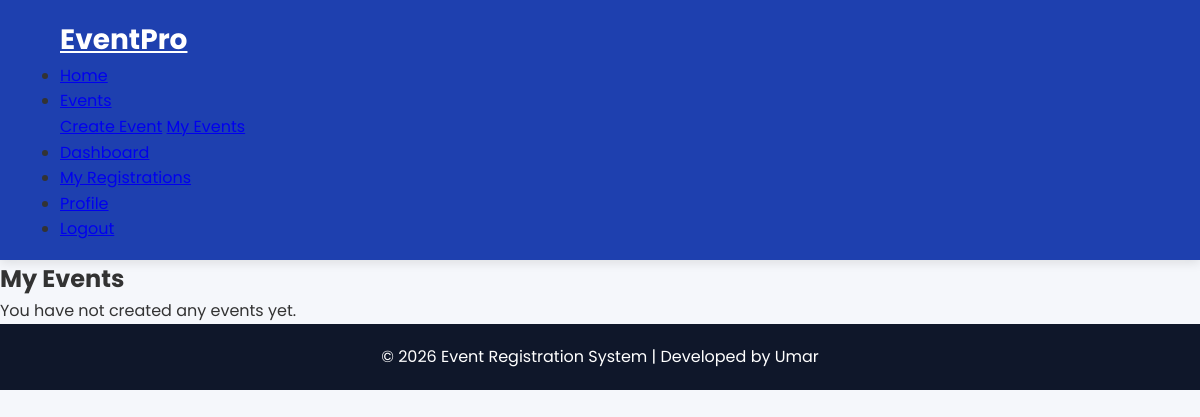
The page /my-events/ (signed in) on the database as committed earlier.
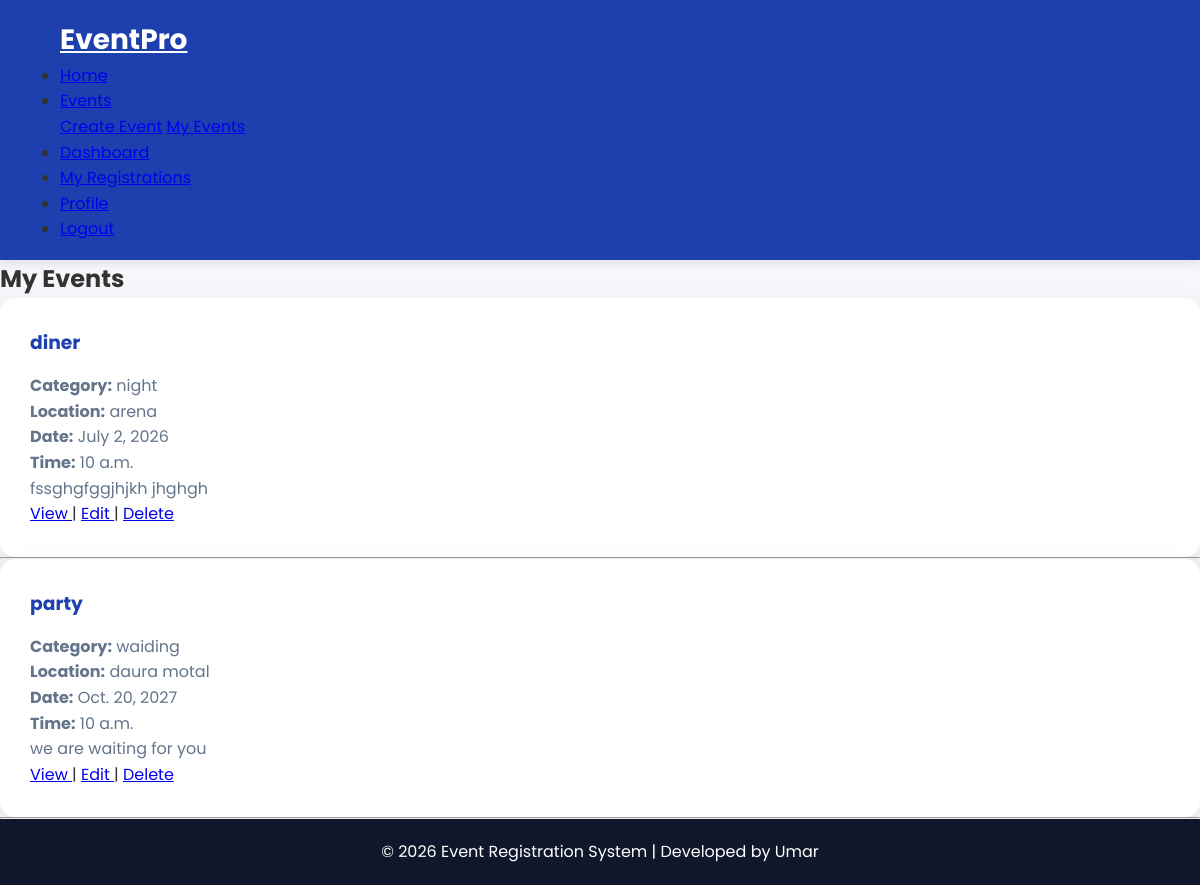
The same page on the database as committed later.
### events/models.py (models this page shows, shortened)
class Event(models.Model):
    title = models.CharField(max_length=200)
    category = models.CharField(max_length=100)
    location = models.CharField(max_length=200)
    event_date = models.DateField()
    event_time = models.TimeField()
    description = models.TextField()
    image = models.ImageField(
        upload_to="events/",
        blank=True,
        null=True
    )
    seats = models.PositiveIntegerField()
    created_at = models.DateTimeField(auto_now_add=True)
    created_by = models.ForeignKey(
        User,
        on_delete=models.CASCADE,
        related_name="events"
    )

### events/views.py (the view)
@login_required
def my_events(request):
    events = Event.objects.filter(created_by=request.user).order_by("-created_at")
    return render(
        request,
        "my_events.html",
        {"events": events},
    )

### events/templates/my_events.html
{% extends "base.html" %}
{% block content %}
<h2>My Events</h2>
{% if events %}
    {% for event in events %}
        <div class="card">
            <h3>{{ event.title }}</h3>
            <p><strong>Category:</strong> {{ event.category }}</p>
            <p><strong>Location:</strong> {{ event.location }}</p>
            <p><strong>Date:</strong> {{ event.event_date }}</p>
            <p><strong>Time:</strong> {{ event.event_time }}</p>
            <p>{{ event.description|truncatewords:20 }}</p>
            <a href="{% url 'event_detail' event.id %}">
    View
</a>
|
<a href="{% url 'edit_event' event.id %}">
    Edit
</a>
|
<a href="{% url 'delete_event' event.id %}">
    Delete
</a>
        </div>
        <hr>
    {% endfor %}
{% else %}
    <p>You have not created any events yet.</p>
{% endif %}
{% endblock %}

Rows that differ between the two databases and show on the page:
added Event: title "diner", category "night", location "arena", event_date "July 2, 2026", event_time "10 a.m.", description "fssghgfggjhjkh jhghgh"
added Event: title "party", category "waiding", location "daura motal", event_date "Oct. 20, 2027", event_time "10 a.m.", description "we are waiting for you"
Other text that changed with them:
text no longer shown: "You have not created any events yet."
